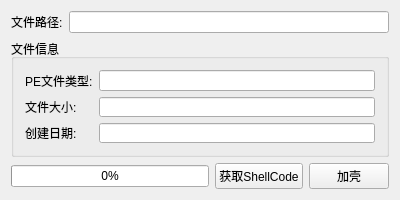
<?xml version="1.0" encoding="UTF-8"?>
<ui version="4.0">
 <class>MainWindow</class>
 <widget class="QMainWindow" name="MainWindow">
  <property name="geometry">
   <rect>
    <x>0</x>
    <y>0</y>
    <width>400</width>
    <height>200</height>
   </rect>
  </property>
  <property name="minimumSize">
   <size>
    <width>400</width>
    <height>200</height>
   </size>
  </property>
  <property name="maximumSize">
   <size>
    <width>400</width>
    <height>200</height>
   </size>
  </property>
  <property name="windowTitle">
   <string>MainWindow</string>
  </property>
  <widget class="QWidget" name="centralWidget">
   <layout class="QVBoxLayout" name="verticalLayout">
    <item>
     <layout class="QGridLayout" name="gridLayout_2">
      <item row="1" column="0">
       <widget class="QGroupBox" name="groupBox">
        <property name="title">
         <string>文件信息</string>
        </property>
        <layout class="QGridLayout" name="gridLayout">
         <item row="0" column="0">
          <widget class="QLabel" name="File_TYPE">
           <property name="text">
            <string>PE文件类型:</string>
           </property>
          </widget>
         </item>
         <item row="0" column="1">
          <widget class="QLineEdit" name="FILE_TYPE_EDIT"/>
         </item>
         <item row="1" column="1">
          <widget class="QLineEdit" name="FILE_SIZE_EDIT"/>
         </item>
         <item row="1" column="0">
          <widget class="QLabel" name="File_SIZE">
           <property name="text">
            <string>文件大小:</string>
           </property>
          </widget>
         </item>
         <item row="2" column="0">
          <widget class="QLabel" name="File_CREATETIME">
           <property name="text">
            <string>创建日期:</string>
           </property>
          </widget>
         </item>
         <item row="2" column="1">
          <widget class="QLineEdit" name="FILE_CREATETIME_EDIT"/>
         </item>
        </layout>
       </widget>
      </item>
      <item row="0" column="0">
       <layout class="QHBoxLayout" name="horizontalLayout">
        <item>
         <widget class="QLabel" name="File_PATH">
          <property name="text">
           <string>文件路径:</string>
          </property>
          <property name="alignment">
           <set>Qt::AlignLeading|Qt::AlignLeft|Qt::AlignVCenter</set>
          </property>
         </widget>
        </item>
        <item>
         <widget class="QLineEdit" name="FILE_PATH_EDIT"/>
        </item>
       </layout>
      </item>
      <item row="2" column="0">
       <layout class="QHBoxLayout" name="horizontalLayout_2">
        <item>
         <widget class="QProgressBar" name="progressBar">
          <property name="value">
           <number>0</number>
          </property>
         </widget>
        </item>
        <item>
         <widget class="QPushButton" name="GET_SHELLCODE_BUTTON">
          <property name="text">
           <string>获取ShellCode</string>
          </property>
         </widget>
        </item>
        <item>
         <widget class="QPushButton" name="MAKE_SHELL_BUTTON">
          <property name="text">
           <string>加壳</string>
          </property>
         </widget>
        </item>
       </layout>
      </item>
     </layout>
    </item>
   </layout>
  </widget>
 </widget>
 <layoutdefault spacing="6" margin="11"/>
 <resources/>
 <connections/>
</ui>
